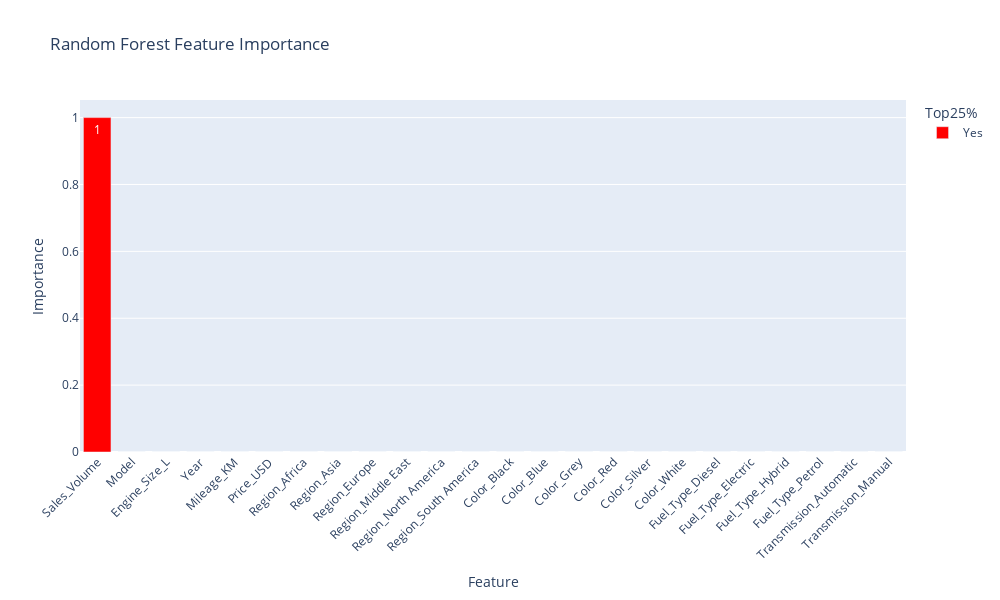

The notebook cell this image was saved under:
### Code cell
# Plotly Express yordamida Random Forest feature importance'ni grafik ko'rinishida chiqaramiz
fig = px.bar(
    feat_df,                # Ma'lumot manbasi – feat_df jadvali
    x='Feature',            # X o‘qi – ustun (feature) nomlari
    y='Importance',         # Y o‘qi – feature importance qiymatlari
    color='Top25%',         # Ranglash – 'Top25%' ustuni bo‘yicha ('Yes' = muhim, 'No' = kamroq muhim)
    color_discrete_map={'Yes': 'red', 'No': 'blue'},  # Rang sozlamasi: Yes = qizil, No = ko‘k
    text='Importance',      # Har bir ustunning ustiga importance qiymatini yozib qo‘yish
    title='Random Forest Feature Importance'  # Grafik sarlavhasi
)

# Grafikning umumiy ko‘rinishini sozlash
fig.update_layout(
    xaxis_tickangle=-45,  # X o‘qi yozuvlarini 45° ga buramiz (uzun nomlar chiroyli ko‘rinsin)
    width=1000,           # Grafikning eni
    height=600            # Grafikning bo‘yi
)

# Grafikni interaktiv tarzda ko‘rsatamiz
fig.show()

### Figure 1 — Plotly figure (JSON) as saved in the notebook; plotly's stock layout.template omitted (floating-point values rounded to 4 significant figures)
{"data": [{"hovertemplate": "Top25%=Yes<br>Feature=%{x}<br>Importance=%{text}<extra></extra>", "legendgroup": "Yes", "marker": {"color": "red", "pattern": {"shape": ""}}, "name": "Yes", "orientation": "v", "showlegend": true, "text": [1.0, 0.0, 0.0, 0.0, 0.0, 0.0, 0.0, 0.0, 0.0, 0.0, 0.0, 0.0, 0.0, 0.0, 0.0, 0.0, 0.0, 0.0, 0.0, 0.0, 0.0, 0.0, 0.0, 0.0], "textposition": "auto", "type": "bar", "x": ["Sales_Volume", "Model", "Engine_Size_L", "Year", "Mileage_KM", "Price_USD", "Region_Africa", "Region_Asia", "Region_Europe", "Region_Middle East", "Region_North America", "Region_South America", "Color_Black", "Color_Blue", "Color_Grey", "Color_Red", "Color_Silver", "Color_White", "Fuel_Type_Diesel", "Fuel_Type_Electric", "Fuel_Type_Hybrid", "Fuel_Type_Petrol", "Transmission_Automatic", "Transmission_Manual"], "xaxis": "x", "y": [1.0, 0.0, 0.0, 0.0, 0.0, 0.0, 0.0, 0.0, 0.0, 0.0, 0.0, 0.0, 0.0, 0.0, 0.0, 0.0, 0.0, 0.0, 0.0, 0.0, 0.0, 0.0, 0.0, 0.0], "yaxis": "y"}], "layout": {"barmode": "relative", "height": 600, "legend": {"title": {"text": "Top25%"}, "tracegroupgap": 0}, "title": {"text": "Random Forest Feature Importance"}, "width": 1000, "xaxis": {"anchor": "y", "domain": [0, 1], "tickangle": -45, "title": {"text": "Feature"}}, "yaxis": {"anchor": "x", "domain": [0, 1], "title": {"text": "Importance"}}}}
